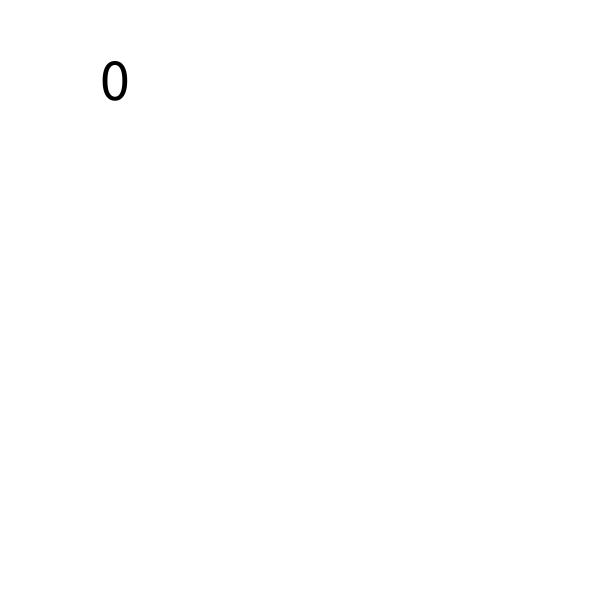
Frame 1 (no input)
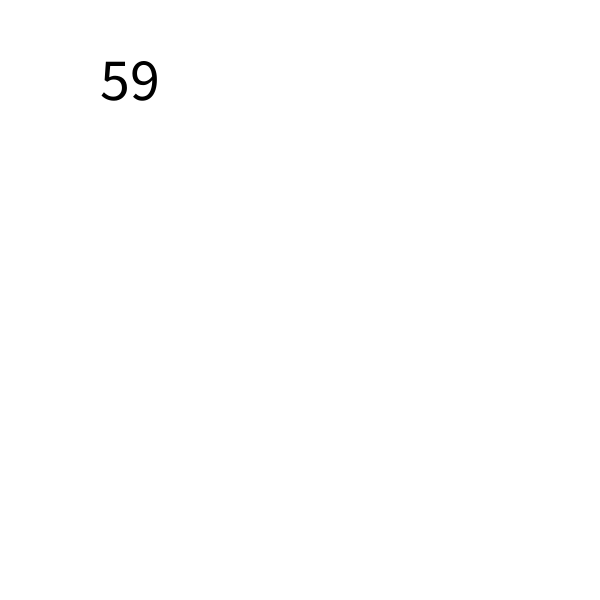
Frame 60 (the mouse pressed at the canvas centre just before this capture)
Frame 120 (the mouse held since frame 60 and released just before this capture): identical to frame 60, image omitted

The Processing sketch that drew these frames (run headless with seeded random() and noise(); from frame 60 on, the mouse is pressed at the canvas centre):

// Processing sketch: week_5_notes
// ── week_5_notes.pde
int counter = 0;

void setup() {
  size(600, 600);
  background(255);
}

void draw() {
  background(255);
  fill(0);
  textSize(60);
  text(counter, 100, 100);
  counter ++;
  if (mouseX > width/2 || counter > 200) {
    if (mouseX > width/2) {
      fill(0, 0, 255);
    } else if (counter > 200) {
      fill(0, 255, 0);
    }
   ellipse(width/2, height/2, 200, 200); 
  }
}
void mousePressed() {
 //anything in here happens when mouse button is pushed
 counter = 0;
}
